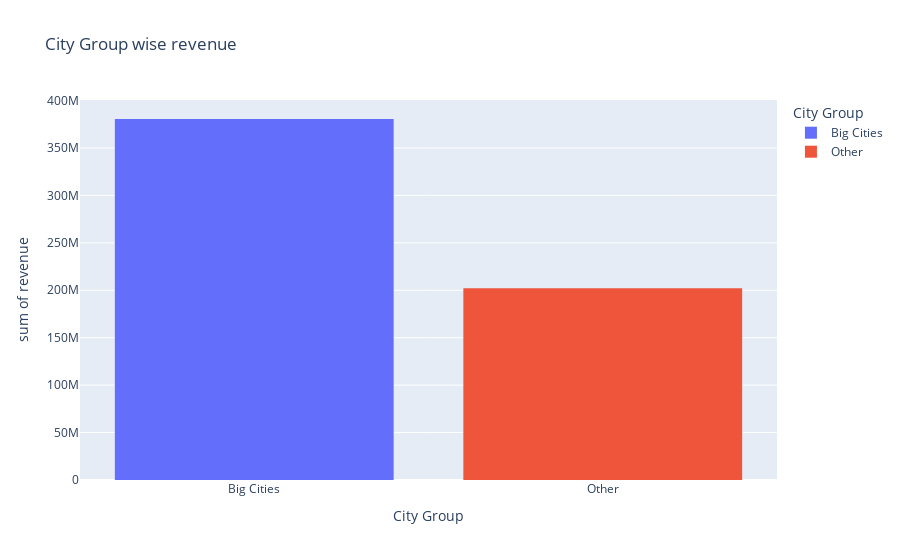
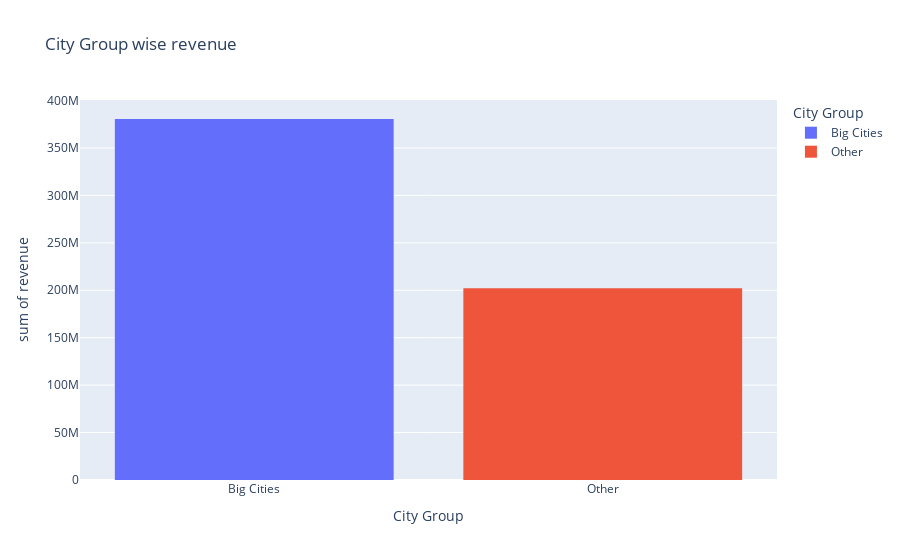

Here is the notebook cell these charts were saved with, in order:
### Code cell
## city group wise revenue
px.histogram(df1,x='City Group',y='revenue',color='City Group',title='City Group wise revenue')

### Figure 1 — Plotly figure (JSON) as saved in the notebook; plotly's stock layout.template omitted (floating-point values rounded to 4 significant figures)
{"data": [{"alignmentgroup": "True", "bingroup": "x", "histfunc": "sum", "hovertemplate": "City Group=%{x}<br>sum of revenue=%{y}<extra></extra>", "legendgroup": "Big Cities", "marker": {"color": "#636efa", "pattern": {"shape": ""}}, "name": "Big Cities", "offsetgroup": "Big Cities", "orientation": "v", "showlegend": true, "type": "histogram", "x": ["Big Cities", "Big Cities", "Big Cities", "Big Cities", "Big Cities", "Big Cities", "Big Cities", "Big Cities", "Big Cities", "Big Cities", "Big Cities", "Big Cities", "Big Cities", "Big Cities", "Big Cities", "Big Cities", "Big Cities", "Big Cities", "Big Cities", "Big Cities", "Big Cities", "Big Cities", "Big Cities", "Big Cities", "Big Cities", "Big Cities", "Big Cities", "Big Cities", "Big Cities", "Big Cities", "Big Cities", "Big Cities", "Big Cities", "Big Cities", "Big Cities", "Big Cities", "Big Cities", "Big Cities", "Big Cities", "Big Cities", "Big Cities", "Big Cities", "Big Cities", "Big Cities", "Big Cities", "Big Cities", "Big Cities", "Big Cities", "Big Cities", "Big Cities", "Big Cities", "Big Cities", "Big Cities", "Big Cities", "Big Cities", "Big Cities", "Big Cities", "Big Cities", "Big Cities", "Big Cities", "Big Cities", "Big Cities", "Big Cities", "Big Cities", "Big Cities", "Big Cities", "Big Cities", "Big Cities", "Big Cities", "Big Cities", "Big Cities", "Big Cities", "Big Cities", "Big Cities", "Big Cities", "Big Cities"], "xaxis": "x", "y": [5653753, 6923131, 5017319, 5166635, 4491607, 5161370, 1734634, 4807746, 19696939, 8213524, 5337526, 1149870, 8904084, 2267425, 4705945, 3447890, 2058644, 4100886, 3028267, 2740687, 5461700, 3818055, 6836483, 4554237, 2732645, 4264176, 4250758, 7865428, 8630682, 2156098, 6941173, 2390534, 3004429, 3600467, 3164972, 4350573, 2551252, 1756069, 4052733, 3836721, 3982767, 4136425, 2525375, 3347767, 5500818, 16549064, 4590423, 1904842, 3871344, 3727364, 4066618, 5966193, 4250553, 7495092, 5906596, 2364478, 3426169, 6782425, 6694797, 13575224, 9652350, 4219263, 3784230, 4882985, 8894598, 2018785, 1847826, 3780019, 3445076, 4286645, 3810007, 2383840, 3199619, 9262754, 7217634, 6363241], "yaxis": "y"}, {"alignmentgroup": "True", "bingroup": "x", "histfunc": "sum", "hovertemplate": "City Group=%{x}<br>sum of revenue=%{y}<extra></extra>", "legendgroup": "Other", "marker": {"color": "#EF553B", "pattern": {"shape": ""}}, "name": "Other", "offsetgroup": "Other", "orientation": "v", "showlegend": true, "type": "histogram", "x": ["Other", "Other", "Other", "Other", "Other", "Other", "Other", "Other", "Other", "Other", "Other", "Other", "Other", "Other", "Other", "Other", "Other", "Other", "Other", "Other", "Other", "Other", "Other", "Other", "Other", "Other", "Other", "Other", "Other", "Other", "Other", "Other", "Other", "Other", "Other", "Other", "Other", "Other", "Other", "Other", "Other", "Other", "Other", "Other", "Other", "Other", "Other", "Other", "Other", "Other", "Other", "Other", "Other", "Other"], "xaxis": "x", "y": [2055379, 2675511, 4316715, 4952497, 5444227, 3745135, 1999097, 2021934, 3956086, 2999068, 3778621, 5435276, 3008199, 2371202, 3903884, 3752885, 7201784, 3273041, 1763231, 5595267, 4651866, 5286212, 1619683, 1882131, 3452382, 6313221, 2025297, 2083447, 3410878, 3753720, 1270499, 6412623, 2344689, 4758476, 2738052, 4429512, 4467728, 2792031, 4888774, 3248660, 3570392, 2954086, 2993069, 2097022, 4155435, 4067566, 4263629, 4780607, 4015749, 7592272, 3939804, 3376145, 5787594, 2544857], "yaxis": "y"}], "layout": {"barmode": "relative", "legend": {"title": {"text": "City Group"}, "tracegroupgap": 0}, "title": {"text": "City Group wise revenue"}, "xaxis": {"anchor": "y", "categoryarray": ["Big Cities", "Other"], "categoryorder": "array", "domain": [0, 1], "title": {"text": "City Group"}}, "yaxis": {"anchor": "x", "domain": [0, 1], "title": {"text": "sum of revenue"}}}}

### Figure 2 — Plotly figure (JSON) as saved in the notebook; plotly's stock layout.template omitted (floating-point values rounded to 4 significant figures)
{"data": [{"alignmentgroup": "True", "bingroup": "x", "histfunc": "sum", "hovertemplate": "City Group=%{x}<br>sum of revenue=%{y}<extra></extra>", "legendgroup": "Big Cities", "marker": {"color": "#636efa", "pattern": {"shape": ""}}, "name": "Big Cities", "offsetgroup": "Big Cities", "orientation": "v", "showlegend": true, "type": "histogram", "x": ["Big Cities", "Big Cities", "Big Cities", "Big Cities", "Big Cities", "Big Cities", "Big Cities", "Big Cities", "Big Cities", "Big Cities", "Big Cities", "Big Cities", "Big Cities", "Big Cities", "Big Cities", "Big Cities", "Big Cities", "Big Cities", "Big Cities", "Big Cities", "Big Cities", "Big Cities", "Big Cities", "Big Cities", "Big Cities", "Big Cities", "Big Cities", "Big Cities", "Big Cities", "Big Cities", "Big Cities", "Big Cities", "Big Cities", "Big Cities", "Big Cities", "Big Cities", "Big Cities", "Big Cities", "Big Cities", "Big Cities", "Big Cities", "Big Cities", "Big Cities", "Big Cities", "Big Cities", "Big Cities", "Big Cities", "Big Cities", "Big Cities", "Big Cities", "Big Cities", "Big Cities", "Big Cities", "Big Cities", "Big Cities", "Big Cities", "Big Cities", "Big Cities", "Big Cities", "Big Cities", "Big Cities", "Big Cities", "Big Cities", "Big Cities", "Big Cities", "Big Cities", "Big Cities", "Big Cities", "Big Cities", "Big Cities", "Big Cities", "Big Cities", "Big Cities", "Big Cities", "Big Cities", "Big Cities"], "xaxis": "x", "y": [5653753, 6923131, 5017319, 5166635, 4491607, 5161370, 1734634, 4807746, 19696939, 8213524, 5337526, 1149870, 8904084, 2267425, 4705945, 3447890, 2058644, 4100886, 3028267, 2740687, 5461700, 3818055, 6836483, 4554237, 2732645, 4264176, 4250758, 7865428, 8630682, 2156098, 6941173, 2390534, 3004429, 3600467, 3164972, 4350573, 2551252, 1756069, 4052733, 3836721, 3982767, 4136425, 2525375, 3347767, 5500818, 16549064, 4590423, 1904842, 3871344, 3727364, 4066618, 5966193, 4250553, 7495092, 5906596, 2364478, 3426169, 6782425, 6694797, 13575224, 9652350, 4219263, 3784230, 4882985, 8894598, 2018785, 1847826, 3780019, 3445076, 4286645, 3810007, 2383840, 3199619, 9262754, 7217634, 6363241], "yaxis": "y"}, {"alignmentgroup": "True", "bingroup": "x", "histfunc": "sum", "hovertemplate": "City Group=%{x}<br>sum of revenue=%{y}<extra></extra>", "legendgroup": "Other", "marker": {"color": "#EF553B", "pattern": {"shape": ""}}, "name": "Other", "offsetgroup": "Other", "orientation": "v", "showlegend": true, "type": "histogram", "x": ["Other", "Other", "Other", "Other", "Other", "Other", "Other", "Other", "Other", "Other", "Other", "Other", "Other", "Other", "Other", "Other", "Other", "Other", "Other", "Other", "Other", "Other", "Other", "Other", "Other", "Other", "Other", "Other", "Other", "Other", "Other", "Other", "Other", "Other", "Other", "Other", "Other", "Other", "Other", "Other", "Other", "Other", "Other", "Other", "Other", "Other", "Other", "Other", "Other", "Other", "Other", "Other", "Other", "Other"], "xaxis": "x", "y": [2055379, 2675511, 4316715, 4952497, 5444227, 3745135, 1999097, 2021934, 3956086, 2999068, 3778621, 5435276, 3008199, 2371202, 3903884, 3752885, 7201784, 3273041, 1763231, 5595267, 4651866, 5286212, 1619683, 1882131, 3452382, 6313221, 2025297, 2083447, 3410878, 3753720, 1270499, 6412623, 2344689, 4758476, 2738052, 4429512, 4467728, 2792031, 4888774, 3248660, 3570392, 2954086, 2993069, 2097022, 4155435, 4067566, 4263629, 4780607, 4015749, 7592272, 3939804, 3376145, 5787594, 2544857], "yaxis": "y"}], "layout": {"barmode": "relative", "legend": {"title": {"text": "City Group"}, "tracegroupgap": 0}, "title": {"text": "City Group wise revenue"}, "xaxis": {"anchor": "y", "categoryarray": ["Big Cities", "Other"], "categoryorder": "array", "domain": [0, 1], "title": {"text": "City Group"}}, "yaxis": {"anchor": "x", "domain": [0, 1], "title": {"text": "sum of revenue"}}}}
